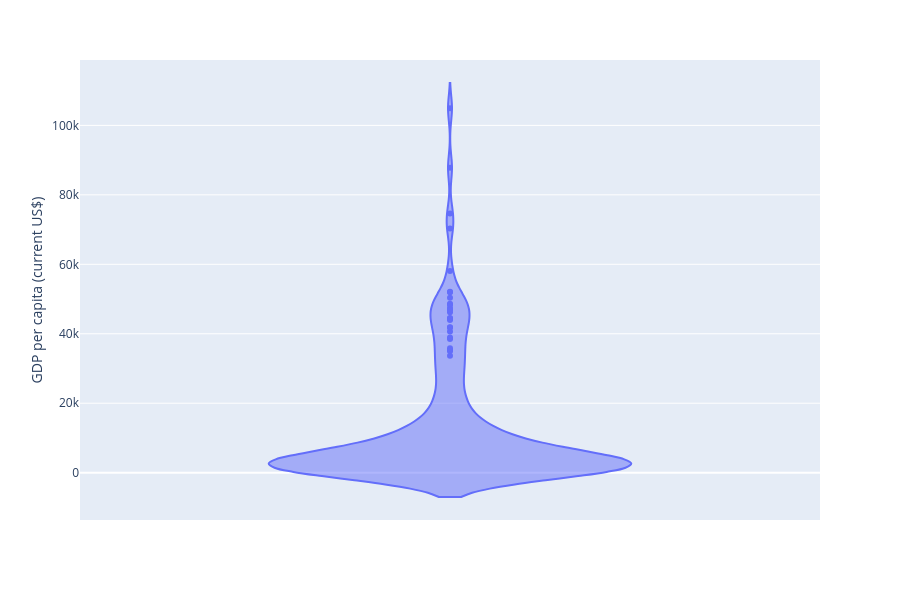

This figure's notebook cell:
### Code cell
px.violin(df.query('year == 2010'),
                    y='GDP per capita (current US$)', animation_frame='year', 
          animation_group='country_code')

### Figure 1 — Plotly figure (JSON) as saved in the notebook; plotly's stock layout.template omitted (floating-point values rounded to 4 significant figures; data arrays with more than 128 entries replaced by an {"elided": "..."} marker saying what was removed)
{"data": [{"alignmentgroup": "True", "box": {"visible": false}, "ids": {"elided": "169 str values"}, "legendgroup": "", "marker": {"color": "#636efa"}, "name": " ", "offsetgroup": "", "orientation": "v", "showlegend": false, "type": "violin", "uid": "a6b46d8c-d35d-42aa-b68a-34507082c5e6", "xaxis": "x", "y": {"elided": "169 float values"}, "yaxis": "y"}], "layout": {"grid": {"xaxes": ["x"], "xgap": 0.1, "xside": "bottom", "yaxes": ["y"], "ygap": 0.1, "yside": "left"}, "height": 600, "legend": {"tracegroupgap": 0}, "margin": {"t": 60}, "violinmode": "group", "xaxis": {"title": {}}, "yaxis": {"title": {"text": "GDP per capita (current US$)"}}}}
